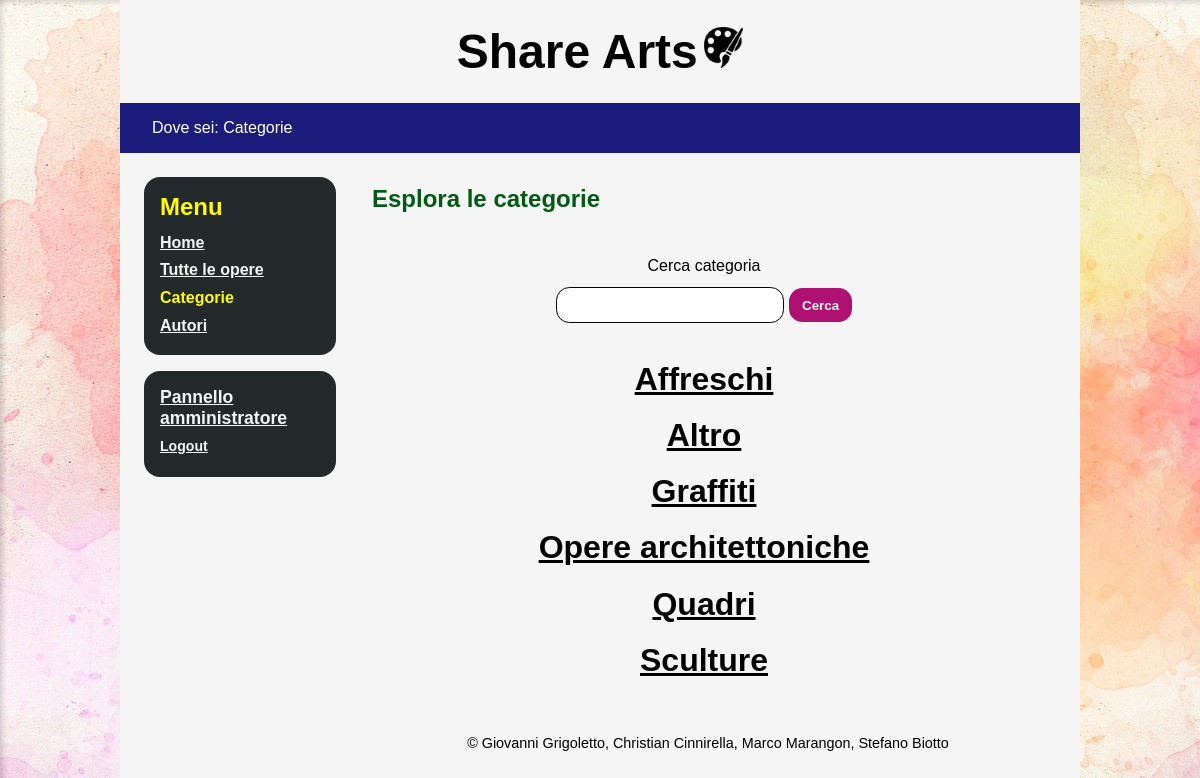
The page /categorie.php (signed in) on the database its author committed.
### tables this page shows
CREATE TABLE categoria (
  id                 INT AUTO_INCREMENT PRIMARY KEY,
  nome_categoria     VARCHAR(200) NOT NULL,
  cat_description    VARCHAR(2000) NOT NULL
  
);

### includes/DB.php (called while the page is built, shortened)
<?php
class DB extends mysqli{
    public function getListaCategorie()
	{
		$sql = "SELECT nome_categoria, id FROM categoria  ORDER BY nome_categoria";
		$query = $this->prepare($sql);
		$query->execute();
		$result = $query->get_result();
		$rec = array();
		while ($row = $result->fetch_assoc())
			{
				$rec[] = $row;
			}
		return $rec;
    }
}

### categorie.php (the view, shortened to what this page needs)
<?php
require_once('includes/DB.php');
$db = new DB();
$page_head = file_get_contents('includes/head.html');
$page_body = file_get_contents('includes/body.html');
$page_head = str_replace("<scripts />", "", $page_head);
$login_button = file_get_contents('includes/login_button.html');
$profile_button = file_get_contents('includes/usr_zone_logged.html');
$admin = false;
if(isset($_SESSION['user_id'])) {
    $auth = $db->getAutoreById($_SESSION['user_id']);
    if ($auth['isAdmin']) {
        $admin = true;
    }
}
if (!isset($_GET['id'])) {
    $title = 'Categorie - Share Arts';
    $page_head = str_replace("<titolo />", $title, $page_head);
    $page_head = str_replace("<page_description/>", "Elenco delle categorie di opere presenti nel sito", $page_head);
    $page_head = str_replace("<keywords/>", "arte, opera, selezione, esplorare, categorie", $page_head);
    $page_head = str_replace("<metatitle/>", $title, $page_head);
    $content = file_get_contents('includes/categorie_list.html');
    $counter = 1;
    if(isset($_GET['trova_categoria']) && !empty($_GET['nome']))
    {
            $link = file_get_contents('includes/link.html');
            $link = str_replace("<path />", "categorie.php", $link);
            $link = str_replace("<nome_link />", "Categorie", $link);
            $link = str_replace("<tab />", $counter++, $link);
            $page_body = str_replace("<breadcrumb />", $link . " > Ricerca: " . $_GET['nome'], $page_body);
            $page_body = str_replace("<tab1 />", $counter++, $page_body);
            $page_body = str_replace("<tab2 />", $counter++, $page_body);
            $page_body = str_replace("<tab3 />", $counter++, $page_body);
            $page_body = str_replace("<tab4 />", $counter++, $page_body);
            if(isset($_SESSION['user_id'])) {
                if ($admin) {
                    $admin_button = file_get_contents('includes/usr_zone_admin.html');
                    $admin_button = str_replace("<tab1 />", $counter++, $admin_button);
                    $admin_button = str_replace("<tab2 />", $counter++, $admin_button);
                    $page_body = str_replace("<utente />",  $admin_button, $page_body);
                }
                else {
                    $profile_button = str_replace("<id_aut />", $_SESSION['user_id'], $profile_button);
                    $profile_button = str_replace("<tab1 />", $counter++, $profile_button);
                    $profile_button = str_replace("<tab2 />", $counter++, $profile_button);
                    $page_body = str_replace("<utente />", $profile_button, $page_body);
                }
            }
    else {
    $login_button = str_replace("<tab />", $counter++, $login_button);
    $page_body = str_replace("<utente />",$login_button, $page_body);
    }
    $content = str_replace ("<tab1 />", $counter++, $content);
    $content = str_replace ("<tab2 />", $counter++, $content);
            $categorie = $db->getListaCategorieS($_GET['nome']);
            $lista_categorie = '';
            if($categorie != null) {
                foreach($categorie as $categoria){
                    $cat = file_get_contents('includes/categorie_list_element.html');
                    $cat = str_replace("<categoria_element />", $categoria['nome_categoria'], $cat);
                    $cat = str_replace("<id_cat />", $categoria['id'], $cat);
                    $cat = str_replace("<tab />", $counter, $cat);
                    $lista_categorie .= $cat;
                    $counter++;
                }
            }
            else {
                $no_result = file_get_contents('includes/ricerca_categorie_no_results.html');
                $no_result = str_replace("<tab_nores />", $counter++, $no_result);
                $content = str_replace("<categorie />", "<li/>", $content);
                $content.= $no_result;
            }
        $content = str_replace("<categorie />", empty($lista_categorie)?"<li/>":$lista_categorie, $content);
        $content = str_replace("<cercato/>", " risultati per " . htmlentities($_GET['nome']), $content);
    }
    else
    {
    $page_body = str_replace('<li><a href="categorie.php" tabindex="<tab3 />">Categorie</a></li>', '<li>Categorie</li>', $page_body);
    $page_body = str_replace("<breadcrumb />", "Categorie", $page_body);
    $page_body = str_replace("<tab1 />", $counter++, $page_body);
    $page_body = str_replace("<tab2 />", $counter++, $page_body);
    $page_body = str_replace("<tab4 />", $counter++, $page_body);
    if(isset($_SESSION['user_id'])) {
        if ($admin) {
            $admin_button = file_get_contents('includes/usr_zone_admin.html');
            $admin_button = str_replace("<tab1 />", $counter++, $admin_button);
            $admin_button = str_replace("<tab2 />", $counter++, $admin_button);
            $page_body = str_replace("<utente />",  $admin_button, $page_body);
        }
        else {
            $profile_button = str_replace("<id_aut />", $_SESSION['user_id'], $profile_button);
            $profile_button = str_replace("<tab1 />", $counter++, $profile_button);
            $profile_button = str_replace("<tab2 />", $counter++, $profile_button);
            $page_body = str_replace("<utente />", $profile_button, $page_body);
        }
    }
    else {
    $login_button = str_replace("<tab />", $counter++, $login_button);
    $page_body = str_replace("<utente />",$login_button, $page_body);
    }
    $content = str_replace ("<tab1 />", $counter++, $content);
    $content = str_replace ("<tab2 />", $counter++, $content);
            $categorie = $db->getListaCategorie();
            $lista_categorie = '';
            if($categorie != null) {
                foreach($categorie as $categoria){
                    $cat = file_get_contents('includes/categorie_list_element.html');
                    $cat = str_replace("<categoria_element />", $categoria['nome_categoria'], $cat);
                    $cat = str_replace("<id_cat />", $categoria['id'], $cat);
                    $cat = str_replace("<tab />", $counter, $cat);
                    $lista_categorie .= $cat;
                    $counter++;
                     }
         }
         $content = str_replace("<categorie />", empty($lista_categorie)?"<li/>":$lista_categorie, $content);
        $content = str_replace("<cercato/>", "", $content);
    }
}
$page_body = str_replace('<content />', $content, $page_body);
echo $page_head  . $page_body  ;
?>

### css/desktop.css (style rules this page uses)
* { padding: 0; border: 0; margin: 0; font-family: Verdana, Geneva, sans-serif; }
html { background-image: url("../img/background.jpg"); }
body { background-color: #f5f5f5; margin: 0 10%; min-height: 100vh; height: auto; }
#userinfo { font-size: 1.1em; }
#titolone { padding: 1em; font-size: 1.5em; text-align: center; }
#titolone h1 { display: inline-block; }
#titolone img { height: 1.7em; }
#breadcrumb { background-color: rgb(28, 28, 124); color: white; padding: 1em; padding-left: 2em; }
#contenuto { margin: 2em; margin-left: 15em; }
.titolo_sezione { font-size: 1.5em; font-weight: bold; color: rgb(1, 90, 20); padding: 0 0 0.5em 0.5em; }
.box { margin: 0.5em; padding: 1em; background-color: rgb(36, 42, 44); font-weight: bold; color: yellow; border-radius: 1em; }
#usr_zone { margin-top: 1em; }
#navigator { float: left; padding: 1em 0 0 1em; width: 13em; }
#navigator a:link { color: whitesmoke; }
#menubox ul { list-style-type: none; padding-top: 0.5em; }
#menubox li { padding: 0.3em 0; }
.submit_button { background-color: rgb(175, 17, 114); padding: 0.7em 1em; margin: 1em 0; color: whitesmoke; font-weight: bold; cursor: pointer; border-radius: 1em; }
#usr_zone a { color: white; }
#usr_zone ul { list-style-type: none; }
#usr_zone li { padding-bottom: 0.3em; }
#nome_utente { font-size: 1em; }
#logout { font-size: 0.8em; }
.elenco ul { padding-top: 1em; text-align: center; list-style-type: none; }
.elenco li { padding: 0.3em; font-size: 2em; font-weight: bold; }
.elenco a:link { color: black; }
.ricerca { text-align: center; padding-top: 2em; }
.banner_cerca { padding: 0.7em 1em; border-radius: 1em; width: 15em; border-style:solid; border-color: black; border-width: 0.1em; }
.cerca { display: block; }
#footer { text-align: center; padding: 1em; margin-bottom: 0; font-size: 0.9em; margin-left: 15em; }

### css/mobile.css (style rules this page uses)
html { background-image: none; }
body { background-color: #fafafa; margin: 0; }
#titolone { padding: 1em; font-size: 1em; text-align: center; }
#breadcrumb { padding: 0.6em; font-size: 0.8em; }
#navigator { float: none; text-align: center; padding: 0; width: auto; }
#contenuto { margin: 1em; text-align: center; }
.titolo_sezione { font-size: 1.5em; padding: 0 0 1em 0; }
#footer { margin-left: 0; }

### css/print.css (style rules this page uses)
* { padding: 0; border: 0; margin: 0; font-family:Georgia, 'Times New Roman', Times, serif; }
html { background-image: none; }
body { background-color: #fafafa; margin: 0; min-height: 100vh; height: auto; }
#titolone { padding: 1em; font-size: 0.8em; text-align: center; }
#titolone h1 { display: inline-block; }
#titolone img { height: 1em; }
#breadcrumb { display: none; }
#contenuto { margin: 2em; }
.cerca { display: none; }
.box { margin: 1em; padding: 1em; background-color: rgb(0, 110, 0); font-weight: bold; color: rgb(231, 255, 94); border-radius: 1em; }
#usr_zone { margin-top: 1em; }
#navigator { display: none; }
#menubox a { color: whitesmoke; }
#menubox ul { list-style-type: none; padding-top: 0.5em; }
#menubox li { padding: 0.3em 0; }
.titolo_sezione { font-size: 1.5em; font-weight: bold; color: rgb(138, 0, 138); padding: 0 0 1em 0.5em; }
.elenco ul { padding-top: 1em; text-align: center; list-style-type: none; font-size: 2em; font-weight: bold; }
.elenco li { padding: 0.3em; }
.elenco a { color: black; }
.submit_button { display: none; }
#footer { display: none; }

### rows shown on the page
categoria: str_replace("<tab />", $counter, $cat) "Affreschi"
categoria: str_replace("<tab />", $counter, $cat) "Altro"
categoria: str_replace("<tab />", $counter, $cat) "Graffiti"
categoria: str_replace("<tab />", $counter, $cat) "Opere architettoniche"
categoria: str_replace("<tab />", $counter, $cat) "Quadri"
categoria: str_replace("<tab />", $counter, $cat) "Sculture"

### other values the page prints
str_replace("<tab1 />", $counter++, $admin_button) "Pannello amministratore Logout"
